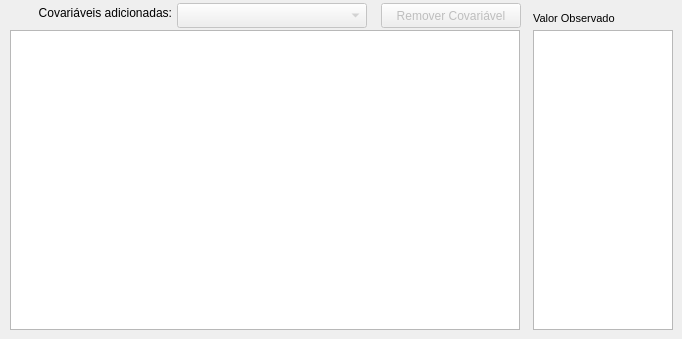
       <widget class="QWidget" name="tab">
        <attribute name="title">
         <string>Covariáveis</string>
        </attribute>
        <widget class="QTableWidget" name="datatable_SVM_Trainfeatures">
         <property name="geometry">
          <rect>
           <x>10</x>
           <y>30</y>
           <width>510</width>
           <height>300</height>
          </rect>
         </property>
         <property name="sizeIncrement">
          <size>
           <width>0</width>
           <height>0</height>
          </size>
         </property>
         <property name="baseSize">
          <size>
           <width>0</width>
           <height>0</height>
          </size>
         </property>
         <property name="rowCount">
          <number>0</number>
         </property>
         <property name="columnCount">
          <number>0</number>
         </property>
        </widget>
        <widget class="QLabel" name="label_100">
         <property name="geometry">
          <rect>
           <x>533</x>
           <y>10</y>
           <width>140</width>
           <height>16</height>
          </rect>
         </property>
         <property name="font">
          <font>
           <pointsize>8</pointsize>
           <weight>50</weight>
           <bold>false</bold>
          </font>
         </property>
         <property name="text">
          <string>Valor Observado</string>
         </property>
        </widget>
        <widget class="QTableWidget" name="datatable_SVM_Trainlabels">
         <property name="geometry">
          <rect>
           <x>533</x>
           <y>30</y>
           <width>140</width>
           <height>300</height>
          </rect>
         </property>
         <property name="sizeIncrement">
          <size>
           <width>0</width>
           <height>0</height>
          </size>
         </property>
         <property name="baseSize">
          <size>
           <width>0</width>
           <height>0</height>
          </size>
         </property>
         <property name="rowCount">
          <number>0</number>
         </property>
         <property name="columnCount">
          <number>0</number>
         </property>
        </widget>
        <widget class="QLabel" name="label_39">
         <property name="geometry">
          <rect>
           <x>12</x>
           <y>5</y>
           <width>160</width>
           <height>16</height>
          </rect>
         </property>
         <property name="text">
          <string>Covariáveis adicionadas:</string>
         </property>
         <property name="alignment">
          <set>Qt::AlignRight|Qt::AlignTrailing|Qt::AlignVCenter</set>
         </property>
        </widget>
        <widget class="QComboBox" name="comboBox_SVM_Features_Adds">
         <property name="enabled">
          <bool>false</bool>
         </property>
         <property name="geometry">
          <rect>
           <x>177</x>
           <y>3</y>
           <width>190</width>
           <height>25</height>
          </rect>
         </property>
        </widget>
        <widget class="QPushButton" name="pushButton_SVM_Remove_Feature">
         <property name="enabled">
          <bool>false</bool>
         </property>
         <property name="geometry">
          <rect>
           <x>381</x>
           <y>3</y>
           <width>140</width>
           <height>25</height>
          </rect>
         </property>
         <property name="text">
          <string>Remover Covariável</string>
         </property>
        </widget>
       </widget>
